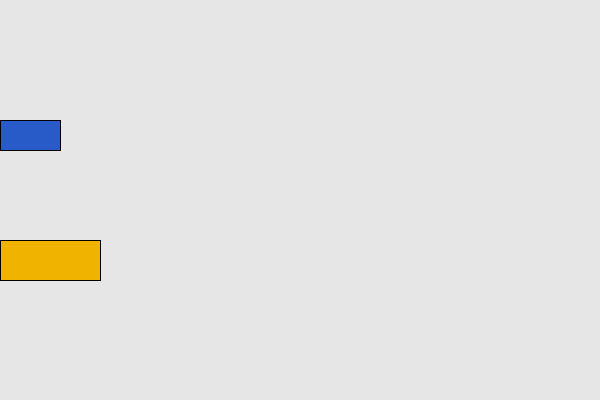
Frame 1 (no input)
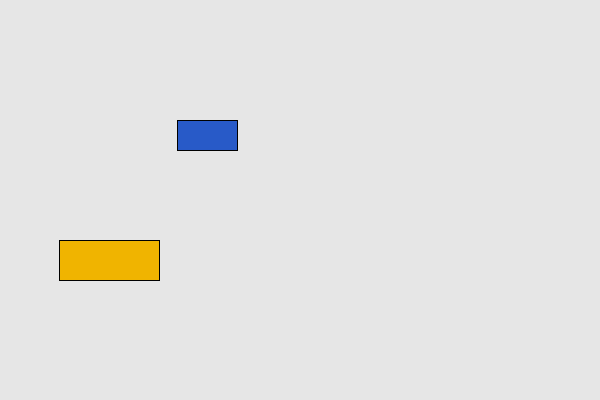
Frame 60 (the mouse pressed at the canvas centre just before this capture)
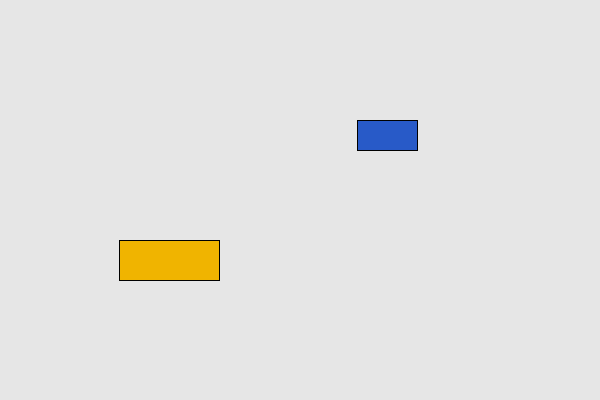
Frame 120 (the mouse held since frame 60 and released just before this capture)

The Processing sketch that drew these frames (run headless with seeded random() and noise(); from frame 60 on, the mouse is pressed at the canvas centre):

// Processing sketch: Wraparound
// ── Wraparound.pde
// Two shapes, two speeds: Visible Java Session 2 mini-lecture
// Predict: what happens to the car at the right edge? To the bus?

float carX = 0;
float busX = 0;

void setup() {
  size(600, 400);
}

void draw() {
  background(230);

  fill(40, 90, 200);
  rect(carX, 120, 60, 30);
  carX = carX + 3;

  fill(240, 180, 0);
  rect(busX, 240, 100, 40);
  busX = busX + 1;

  if (carX > width) {
    carX = 0;
  }
}
